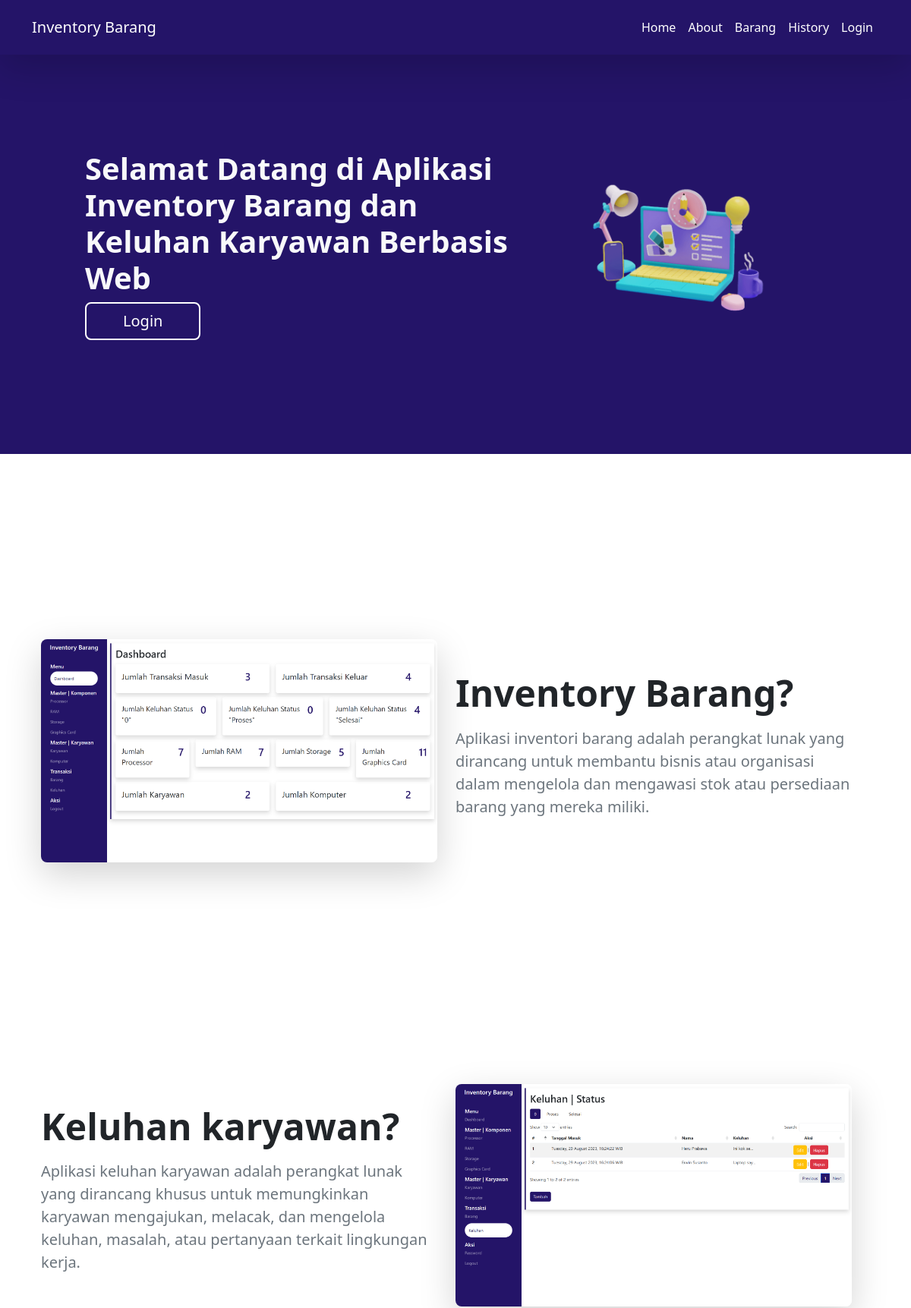
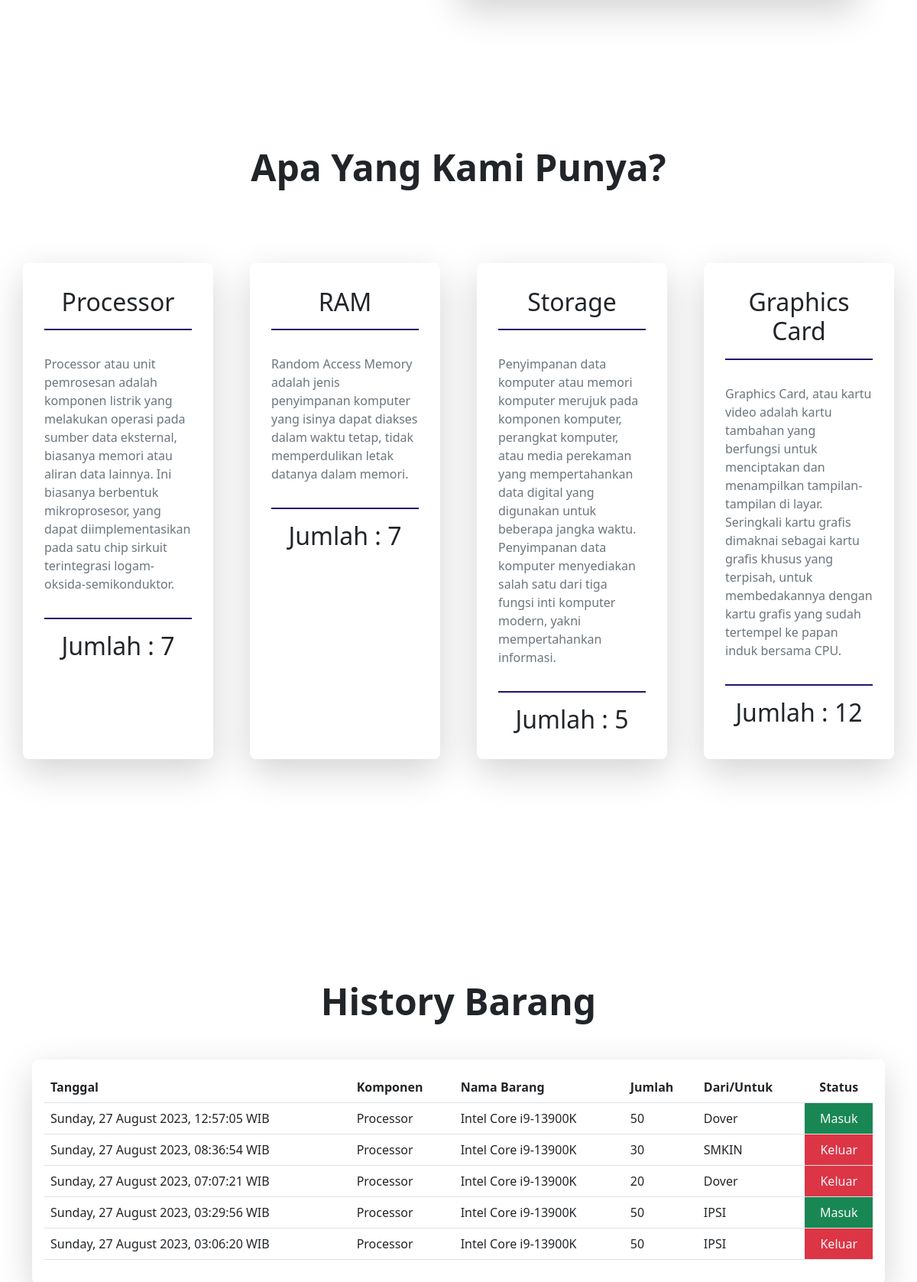
The page / (upper part) on the database its author committed (2 pictures, top to bottom).
### tables this page shows
CREATE TABLE `barang` (
  `id` int(11) NOT NULL,
  `tanggal` varchar(50) NOT NULL,
  `komponen` varchar(25) NOT NULL,
  `nama_komponen` varchar(25) NOT NULL,
  `jumlah` int(11) NOT NULL,
  `perusahaan` varchar(25) NOT NULL,
  `status` varchar(25) NOT NULL
);

### pages/src/function/dashboardCount.php (called while the page is built, shortened)
<?php
$query_processor = "SELECT COUNT(*) AS processor FROM processor";
$processor_result = mysqli_query($conn, $query_processor);
if (mysqli_num_rows($processor_result) > 0) {
    $row = mysqli_fetch_assoc($processor_result);
    $processor_result = $row["processor"];
}
$query_ram = "SELECT COUNT(*) AS ram FROM ram";
$ram_result = mysqli_query($conn, $query_ram);
if (mysqli_num_rows($ram_result) > 0) {
    $row = mysqli_fetch_assoc($ram_result);
    $ram_result = $row["ram"];
}
$query_storage = "SELECT COUNT(*) AS storage FROM storage";
$storage_result = mysqli_query($conn, $query_storage);
if (mysqli_num_rows($storage_result) > 0) {
    $row = mysqli_fetch_assoc($storage_result);
    $storage_result = $row["storage"];
}
$query_vga = "SELECT COUNT(*) AS vga FROM vga";
$vga_result = mysqli_query($conn, $query_vga);
if (mysqli_num_rows($vga_result) > 0) {
    $row = mysqli_fetch_assoc($vga_result);
    $vga_result = $row["vga"];
}

### index.php (the view, shortened to what this page needs)
<?php
include "pages/src/config/connect.php";
include "pages/src/function/dashboardCount.php";
$query_barang = "SELECT * FROM barang ORDER BY tanggal DESC LIMIT 5";
$result_barang = mysqli_query($conn, $query_barang);
?>
<!doctype html>
<html lang="en">
<head>
    <link href="https://unpkg.com/aos@2.3.1/dist/aos.css" rel="stylesheet">
    <link rel="stylesheet" href="pages/src/css/index.css">
    <?php include "pages/src/library/bootstrap.php" ?>
</head>
<body>
    <nav class="navbar fixed-top navbar-expand-lg ungu shadow-lg py-3">
        <div class="container">
            <a class="navbar-brand" data-aos="fade-down" href="./">Inventory Barang</a>
            <div class="collapse navbar-collapse" id="navbarSupportedContent">
                <ul class="navbar-nav ms-auto mb-2 mb-lg-0">
                    <li class="nav-item" data-aos="fade-down" data-aos-delay="200">
                        <a class="nav-link" href="#">Home</a>
                    </li>
                    <li class="nav-item" data-aos="fade-down" data-aos-delay="400">
                        <a class="nav-link" href="#about">About</a>
                    </li>
                    <li class="nav-item" data-aos="fade-down" data-aos-delay="600">
                        <a class="nav-link" href="#barang">Barang</a>
                    </li>
                    <li class="nav-item" data-aos="fade-down" data-aos-delay="800">
                        <a class="nav-link" href="#table-barang">History</a>
                    </li>
                    <li class="nav-item" data-aos="fade-down" data-aos-delay="1000">
                        <a class="nav-link" href="login.php">Login</a>
                    </li>
                </ul>
            </div>
        </div>
    </nav>
    <section id="hero" class="container-fluid ungu text-light mb-5 mt-5">
        <div class="row d-flex justify-content-center align-items-center">
            <div class="col-md-6">
                <h1 class="fw-bold" data-aos="fade-down">Selamat Datang di Aplikasi Inventory Barang dan <br>Keluhan Karyawan Berbasis Web</h1>
                <div data-aos="fade-down" data-aos-delay="200">
                    <a href="login.php"><button class="btn-login rounded-3 px-5">Login</button></a>
                </div>
            </div>
            <div class="col-md-4" data-aos="fade-down" data-aos-delay="400">
                <img src="pages/src/image/assets/illustration.png" class="img-fluid" alt="">
            </div>
        </div>
    </section>
    <section id="about" class="container my-5">
        <div class="row container py-5 my-5 d-flex justify-content-center align-items-center ">
            <div class="col" data-aos="fade-down">
                <img src="pages/src/image/assets/picture-about.png" class="img-fluid shadow-lg rounded-3" alt="">
            </div>
            <div class="col">
                <h1 class="fw-bold title mb-3" data-aos="fade-down" data-aos-delay="200">Inventory Barang?</h1>
                <p class="text-secondary fs-5" data-aos="fade-down" data-aos-delay="400">Aplikasi inventori barang adalah perangkat lunak yang dirancang untuk membantu bisnis atau organisasi dalam mengelola dan mengawasi stok atau persediaan barang yang mereka miliki.</p>
            </div>
        </div>
    </section>
    <section id="keluhan" class="container my-5">
        <div class="row container py-5 my-5 d-flex justify-content-center align-items-center">
            <div class="col">
                <h1 class="fw-bold title mb-3" data-aos="fade-down" data-aos-delay="200">Keluhan karyawan?</h1>
                <p class="text-secondary fs-5" data-aos="fade-down" data-aos-delay="400">Aplikasi keluhan karyawan adalah perangkat lunak yang dirancang khusus untuk memungkinkan karyawan mengajukan, melacak, dan mengelola keluhan, masalah, atau pertanyaan terkait lingkungan kerja.</p>
            </div>
            <div class="col" data-aos="fade-down">
                <img src="pages/src/image/assets/picture-keluhan.png" class="img-fluid shadow-lg rounded-3" alt="">
            </div>
        </div>
    </section>
    <section id="barang" class="container-fluid">
        <div class="container my-5 py-5">
            <div class="text-center my-5" data-aos="fade-down">
                <h1 class="fw-bold title">Apa Yang Kami Punya?</h1>
            </div>
            <div class="row gap-5 my-5 py-5">
                <div class="col col-barang rounded-3 shadow-lg" data-aos="fade-down" data-aos-delay="200">
                    <h2 class="text-center my-3 line-bottom mx-3 py-3">Processor</h2>
                    <p class="text-secondary p-3">Processor atau unit pemrosesan adalah komponen listrik yang melakukan operasi pada sumber data eksternal, biasanya memori atau aliran data lainnya. Ini biasanya berbentuk mikroprosesor, yang dapat diimplementasikan pada satu chip sirkuit terintegrasi logam-oksida-semikonduktor.</p>
                    <h2 class="text-center my-3 line-top mx-3 py-3 ">Jumlah : <?= $processor_result ?></h2>
                </div>
                <div class="col col-barang rounded-3 shadow-lg" data-aos="fade-down" data-aos-delay="400">
                    <h2 class="text-center my-3 line-bottom mx-3 py-3">RAM</h2>
                    <p class="text-secondary p-3">Random Access Memory adalah jenis penyimpanan komputer yang isinya dapat diakses dalam waktu tetap, tidak memperdulikan letak datanya dalam memori.</p>
                    <h2 class="text-center my-3 line-top mx-3 py-3">Jumlah : <?= $ram_result ?></h2>
                </div>
                <div class="col col-barang rounded-3 shadow-lg" data-aos="fade-down" data-aos-delay="600">
                    <h2 class="text-center my-3 line-bottom mx-3 py-3">Storage</h2>
                    <p class="text-secondary p-3">Penyimpanan data komputer atau memori komputer merujuk pada komponen komputer, perangkat komputer, atau media perekaman yang mempertahankan data digital yang digunakan untuk beberapa jangka waktu. Penyimpanan data komputer menyediakan salah satu dari tiga fungsi inti komputer modern, yakni mempertahankan informasi.</p>
                    <h2 class="text-center my-3 line-top mx-3 py-3">Jumlah : <?= $storage_result ?></h2>
                </div>
                <div class="col col-barang rounded-3 shadow-lg" data-aos="fade-down" data-aos-delay="800">
                    <h2 class="text-center my-3 line-bottom mx-3 py-3">Graphics Card</h2>
                    <p class="text-secondary p-3">Graphics Card, atau kartu video adalah kartu tambahan yang berfungsi untuk menciptakan dan menampilkan tampilan-tampilan di layar. Seringkali kartu grafis dimaknai sebagai kartu grafis khusus yang terpisah, untuk membedakannya dengan kartu grafis yang sudah tertempel ke papan induk bersama CPU.</p>
                    <h2 class="text-center my-3 line-top mx-3 py-3">Jumlah : <?= $vga_result ?></h2>
                </div>
            </div>
        </div>
    </section>
    <section id="table-barang" class="container-fluid">
        <div class="container my-5 py-5">
            <div class="text-center my-5" data-aos="fade-down">
                <h1 class="fw-bold title">History Barang</h1>
            </div>
            <div class="p-3 shadow-lg rounded-3" data-aos="fade-down" data-aos-delay="200">
                <div class="table-responsive">
                    <table id="myTable" class="table table-hover">
                        <thead>
                            <tr>
                                <th scope="col">Tanggal</th>
                                <th scope="col">Komponen</th>
                                <th scope="col">Nama Barang</th>
                                <th scope="col">Jumlah</th>
                                <th scope="col">Dari/Untuk</th>
                                <th class="text-center" scope="col">Status</th>
                            </tr>
                        </thead>
                        <tbody>
                            <?php while ($result = mysqli_fetch_array($result_barang)) : ?>
                                <tr>
                                    <td><?= $result["tanggal"] ?></td>
                                    <td><?= $result["komponen"] ?></td>
                                    <td><?= $result["nama_komponen"] ?></td>
                                    <td><?= $result['jumlah'] ?></td>
                                    <td><?= $result['perusahaan'] ?></td>
                                    <td class="<?php echo ($result['status'] === 'Masuk') ? 'bg-success text-light text-center' : 'bg-danger text-light text-center'; ?>">
                                        <?php echo $result['status']; ?>
                                    </td>
                                </tr>
                            <?php endwhile; ?>
                        </tbody>
                    </table>
                </div>
            </div>
        </div>
    </section>
</body>
</html>

### pages/src/css/index.css (style rules this page uses)
.ungu { background-color: #241468 !important; }
a { text-decoration: none !important; color: #fff !important; }
.btn-login { color: #fff; border: 2px solid white; padding: 8px; font-size: 20px; background-color: transparent; transition: 0.2s; }
#hero { padding-top: 150px; padding-bottom: 150px; }
.title { font-size: 3rem; }
.line-top { border-top: 2px solid #241468; }
.line-bottom { border-bottom: 2px solid #241468; }
#about { padding-top: 100px; padding-bottom: 100px; }

### rows shown on the page
barang: tanggal "Sunday, 27 August 2023, 12:57:05 WIB", komponen "Processor", nama_komponen "Intel Core i9-13900K", jumlah "50", perusahaan "Dover", status "Masuk"
barang: tanggal "Sunday, 27 August 2023, 08:36:54 WIB", komponen "Processor", nama_komponen "Intel Core i9-13900K", jumlah "30", perusahaan "SMKIN", status "Keluar"
barang: tanggal "Sunday, 27 August 2023, 07:07:21 WIB", komponen "Processor", nama_komponen "Intel Core i9-13900K", jumlah "20", perusahaan "Dover", status "Keluar"
barang: tanggal "Sunday, 27 August 2023, 03:29:56 WIB", komponen "Processor", nama_komponen "Intel Core i9-13900K", jumlah "50", perusahaan "IPSI", status "Masuk"
barang: tanggal "Sunday, 27 August 2023, 03:06:20 WIB", komponen "Processor", nama_komponen "Intel Core i9-13900K", jumlah "50", perusahaan "IPSI", status "Keluar"

### other values the page prints
$processor_result "7"
$ram_result "7"
$storage_result "5"
$vga_result "12"
